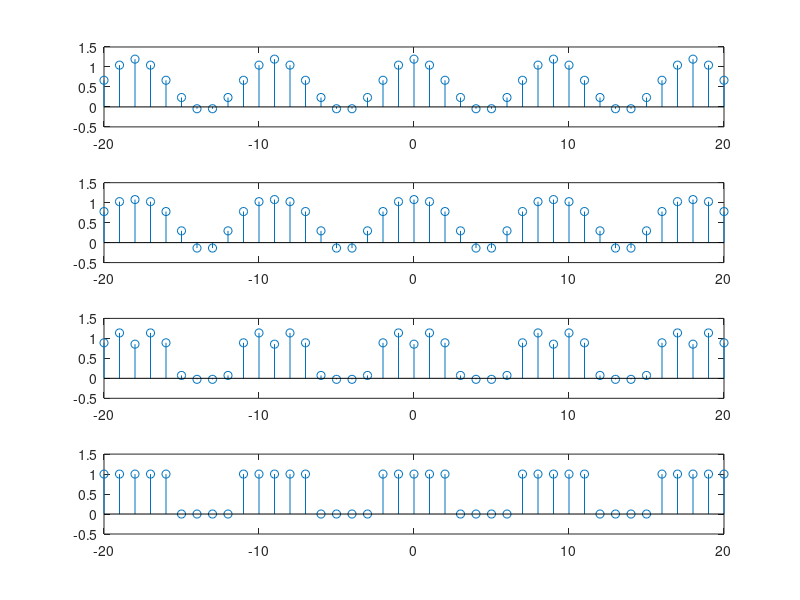

Here is the MATLAB script that generated this plot:
%PRACTICA #6

fprintf('HOLA MUNDO!   :)')


%Ej2:

% % a)
% N_a=10;
% N1_a=2;
% t_a=-10:10;
% for n=1:21;
%     if abs(n-N_a-1)<=(N1_a) | abs(n-N_a-1)>=(4*N1_a)
%         x_a(n)=1;
%     else
%         x_a(n)=0;
%     end
%     if (n-1==0) | (abs(n-1)==N_a) | (abs(n-1)==2*N_a)
%         a_a(n)=(2*N1_a+1)/N_a;
%     else
%         a_a(n)=(1/N_a)*(sin(2*pi*(n-1)*((N1_a+0.5)/N_a)))/(sin((pi*(n-1))/N_a));
%     end
% end
% subplot(2,1,1);stem(t_a,x_a);axis([-10 10 -0.5 1.5]); title('a) x[n] con N=10 y N1=2');
% subplot(2,1,2);stem(t_a,a_a);axis([-10 10 -0.2 0.6]); title('a) ak con N=10 y N1=2');





% %b)
% N_b=20;
% N1_b=2;
% t_b=-N_b:N_b;
% for n=1:2*(N_b)+1;
%     if abs(n-N_b-1)<=N1_b | abs(n-N_b-1)>=9*N1_b
%         x_b(n)=1;
%     else
%         x_b(n)=0;
%     end
%     if (n-1==0) | (abs(n-1)==N_b) | (abs(n-1)==2*N_b)
%         a_b(n)=(2*N1_b+1)/N_b;
%     else
%         a_b(n)=(1/N_b)*(sin(2*pi*(n-1)*((N1_b+0.5)/N_b)))/(sin((pi*(n-1))/N_b));
%     end
% end
% subplot(2,1,1);stem(t_b,x_b);axis([-20 20 -0.5 1.5]); title('b) x[n] con N=20 y N1=2');
% subplot(2,1,2);stem(t_b,a_b);axis([-20 20 -0.2 0.4]); title('b) ak con N=20 y N1=2');
% 



% %c)
% N_c=40;
% N1_c=2;
% t_c=-N_c:N_c;
% for n=1:2*(N_c)+1;
%     if abs(n-N_c-1)<=N1_c | abs(n-N_c-1)>=19*N1_c
%         x_c(n)=1;
%     else
%         x_c(n)=0;
%     end
%     if (n-1==0) | (abs(n-1)==N_c) | (abs(n-1)==2*N_c)
%         a_c(n)=(2*N1_c+1)/N_c;
%     else
%         a_c(n)=(1/N_c)*(sin(2*pi*(n-1)*((N1_c+0.5)/N_c)))/(sin((pi*(n-1))/N_c));
%     end
% end
% subplot(2,1,1);stem(t_c,x_c);axis([-40 40 -0.5 1.5]); title('c) x[n] con N=40 y N1=2');
% subplot(2,1,2);stem(t_c,a_c);axis([-40 40 -0.1 0.2]); title('c) ak con N=40 y N1=2');
% 
% 

% 
% 
% 
% %d)
% N_d=30;
% N1_d=3;
% t_d=-N_d:N_d;
% for n=1:2*(N_d)+1;
%     if abs(n-N_d-1)<=N1_d | abs(n-N_d-1)>=9*N1_d
%         x_d(n)=1;
%     else
%         x_d(n)=0;
%     end
%     if (n-1==0) | (abs(n-1)==N_d) | (abs(n-1)==2*N_d)
%         a_d(n)=(2*N1_d+1)/N_d;
%     else
%         a_d(n)=(1/N_d)*(sin(2*pi*(n-1)*((N1_d+0.5)/N_d)))/(sin((pi*(n-1))/N_d));
%     end
% end
% subplot(2,1,1);stem(t_d,x_d);axis([-N_d N_d -0.5 1.5]); title('d) x[n] con N=30 y N1=3');
% subplot(2,1,2);stem(t_d,a_d);axis([-N_d N_d -0.1 0.3]); title('d) ak con N=30 y N1=3');

 
% 
% %e)
% N_e=30;
% N1_e=6;
% t_e=-N_e:N_e;
% for n=1:2*(N_e)+1;
%     if abs(n-N_e-1)<=N1_e | abs(n-N_e-1)>=4*N1_e
%         x_e(n)=1;
%     else
%         x_e(n)=0;
%     end
%     if (n-1==0) | (abs(n-1)==N_e) | (abs(n-1)==2*N_e)
%         a_e(n)=(2*N1_e+1)/N_e;
%     else
%         a_e(n)=(1/N_e)*(sin(2*pi*(n-1)*((N1_e+0.5)/N_e)))/(sin((pi*(n-1))/N_e));
%     end
% end
% subplot(2,1,1);stem(t_e,x_e);axis([-N_e N_e -0.5 1.5]); title('e) x[n] con N=30 y N1=6');
% subplot(2,1,2);stem(t_e,a_e);axis([-N_e N_e -0.2 0.5]); title('e) ak con N=30 y N1=6');
% 




% 
% 
% %f)
% N_f=30;
% N1_f=9;
% t_f=-N_f:N_f;
% for n=1:2*(N_f)+1;
%     if abs(n-N_f-1)<=N1_f | abs(n-N_f-1)>=(2+1/3)*N1_f
%         x_f(n)=1;
%     else
%         x_f(n)=0;
%     end
%     if (n-1==0) | (abs(n-1)==N_f) | (abs(n-1)==2*N_f)
%         a_f(n)=(2*N1_f+1)/N_f;
%     else
%         a_f(n)=(1/N_f)*(sin(2*pi*(n-1)*((N1_f+0.5)/N_f)))/(sin((pi*(n-1))/N_f));
%     end
% end
% subplot(2,1,1);stem(t_f,x_f);axis([-N_f N_f -0.5 1.5]); title('f) x[n] con N=30 y N1=9');
% subplot(2,1,2);stem(t_f,a_f);axis([-N_f N_f -0.2 0.7]); title('f) ak con N=30 y N1=9');







%Ej3:
%Segunda parte
%a)
M=1:1;
N=9;
N1=2;
n=-20:20;
ak=ones([1 41]);
for i=1:41
    if i~=21
        ak(i)=(1/N)*((sin(2*(i-21)*pi*(N1+.5)/N))/sin(pi*(i-21)/N));
    else
        ak(i)=(2*N1+1)/N;
    end
end

x=ak(21);
for i=1:1
    x=x+2*ak(21+i)*cos(i*2*pi*(n/N));
end

subplot(4, 1, 1);stem(n,x)
ylim([-.5 1.5])


%B)
M=1:2;
N=9;
N1=2;
n=-20:20;
ak=ones([1 41]);
for i=1:41
    if i~=21
        ak(i)=(1/N)*((sin(2*(i-21)*pi*(N1+.5)/N))/sin(pi*(i-21)/N));
    else
        ak(i)=(2*N1+1)/N;
    end
end

x=ak(21);
for i=1:2
    x=x+2*ak(21+i)*cos(i*2*pi*(n/N));
end

subplot(4, 1, 2); stem(n,x)
ylim([-.5 1.5])



%C)
M=1:3;
N=9;
N1=2;
n=-20:20;
ak=ones([1 41]);
for i=1:41
    if i~=21
        ak(i)=(1/N)*((sin(2*(i-21)*pi*(N1+.5)/N))/sin(pi*(i-21)/N));
    else
        ak(i)=(2*N1+1)/N;
    end
end

x=ak(21);
for i=1:3
    x=x+2*ak(21+i)*cos(i*2*pi*(n/N));
end

subplot(4, 1, 3);stem(n,x)
ylim([-.5 1.5])


%D)
M=1:4;
N=9;
N1=2;
n=-20:20;
ak=ones([1 41]);
for i=1:41
    if i~=21
        ak(i)=(1/N)*((sin(2*(i-21)*pi*(N1+.5)/N))/sin(pi*(i-21)/N));
    else
        ak(i)=(2*N1+1)/N;
    end
end

x=ak(21);
for i=1:4
    x=x+2*ak(21+i)*cos(i*2*pi*(n/N));
end

subplot(4, 1, 4);stem(n,x)
ylim([-.5 1.5])
    







    
     
        
    
 